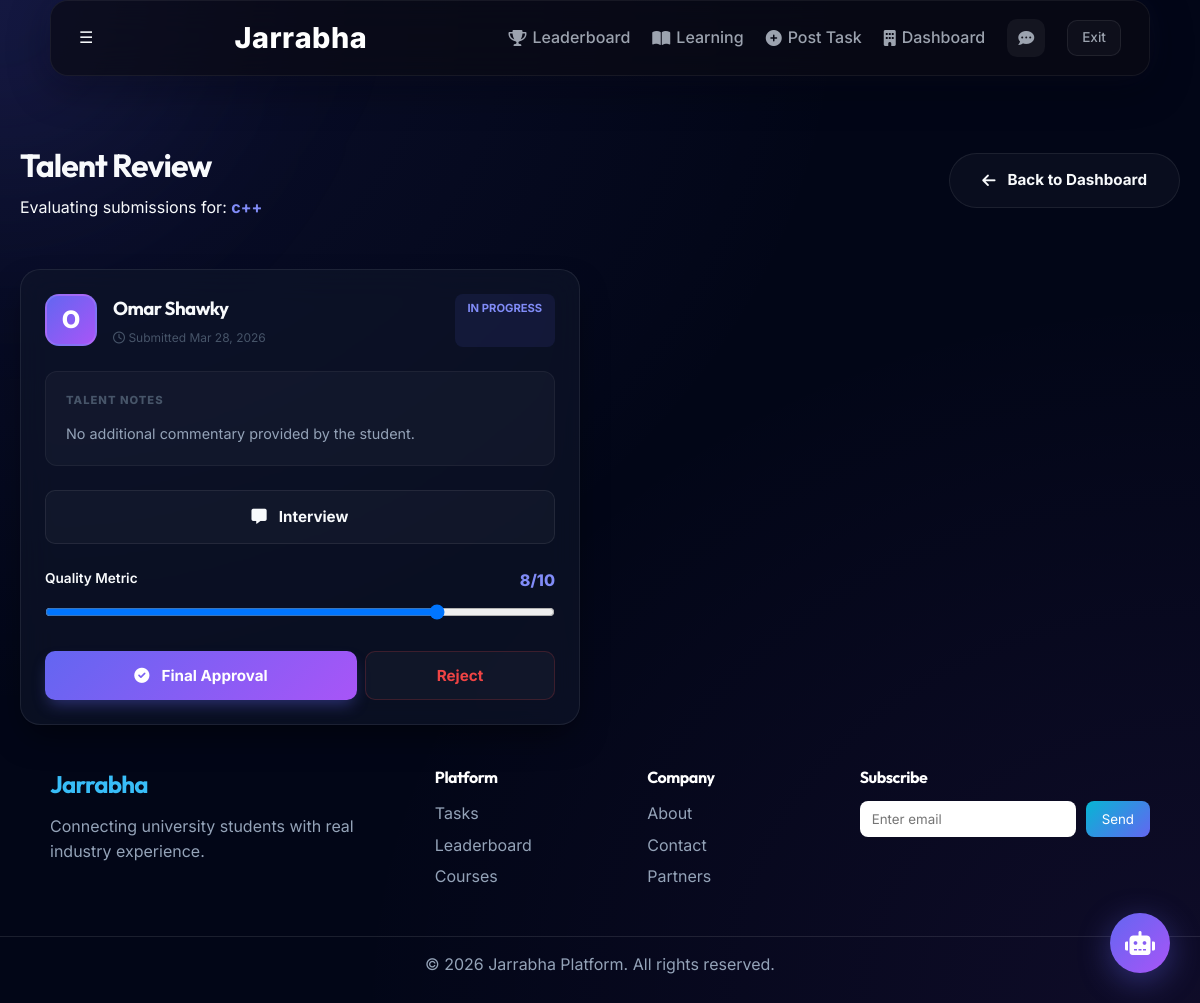
Page /company/task/1/submissions (signed in) on the committed database.
### app/models.py (models this page shows)
class Task(db.Model):
    id = db.Column(db.Integer, primary_key=True)
    company_id = db.Column(db.Integer, db.ForeignKey('user.id'), nullable=False)
    title = db.Column(db.String(200), nullable=False)
    description = db.Column(db.Text, nullable=False)
    difficulty = db.Column(db.String(50), nullable=False) # Easy, Medium, Hard
    status = db.Column(db.String(50), default='Open') # Open, In Progress, Completed, Closed
    created_at = db.Column(db.DateTime, default=datetime.utcnow)
    submissions = db.relationship('Submission', backref='task', lazy=True)
    messages = db.relationship('Message', backref='task', lazy=True)
    comments = db.relationship('Comment', backref='task', lazy=True)
    likes = db.relationship('Like', backref='task', lazy=True)

class Profile(db.Model):
    id = db.Column(db.Integer, primary_key=True)
    user_id = db.Column(db.Integer, db.ForeignKey('user.id'), nullable=False)
    full_name = db.Column(db.String(150), nullable=True) # Used broadly or distinctively
    bio = db.Column(db.Text, nullable=True)
    skills = db.Column(db.String(500), nullable=True) # comma separated
    avatar = db.Column(db.String(250), nullable=True, default='default.png')
    rating = db.Column(db.Float, default=0.0)
    rating_count = db.Column(db.Integer, default=0)
    rank = db.Column(db.String(50), default='Beginner') # Beginner, Intermediate, Expert
    first_name = db.Column(db.String(150), nullable=True)
    last_name = db.Column(db.String(150), nullable=True)
    university = db.Column(db.String(250), nullable=True)
    field_of_study = db.Column(db.String(250), nullable=True)
    company_name = db.Column(db.String(250), nullable=True)
    country = db.Column(db.String(150), nullable=True)
    website = db.Column(db.String(250), nullable=True)

class Submission(db.Model):
    id = db.Column(db.Integer, primary_key=True)
    task_id = db.Column(db.Integer, db.ForeignKey('task.id'), nullable=False)
    student_id = db.Column(db.Integer, db.ForeignKey('user.id'), nullable=False)
    status = db.Column(db.String(50), default='Pending') # Pending, Approved, Rejected
    file_url = db.Column(db.String(255), nullable=True)
    notes = db.Column(db.Text, nullable=True)
    submitted_at = db.Column(db.DateTime, default=datetime.utcnow)

### app/routes/company.py (the view)
@company_bp.route('/task/<int:task_id>/submissions')
@login_required
@company_required
def task_submissions(task_id):
    task = Task.query.get_or_404(task_id)
    if task.company_id != current_user.id:
        flash('Unauthorized.', 'danger')
        return redirect(url_for('company.dashboard'))
    submissions = Submission.query.filter_by(task_id=task.id).all()
    return render_template('company/submissions.html', task=task, submissions=submissions)

### app/routes/company.py (called while the page is built)
def company_required(func):
    from functools import wraps
    @wraps(func)
    def decorated_view(*args, **kwargs):
        if current_user.role != 'company':
            flash('Access denied. Companies only.', 'danger')
            return redirect(url_for('main.index'))
        if getattr(current_user, 'status', 'Approved') != 'Approved':
            flash('Access denied. Your company account is pending approval.', 'danger')
            return redirect(url_for('main.index'))
        return func(*args, **kwargs)
    return decorated_view

### app/templates/company/submissions.html (shortened to what this page needs)
{% extends "base.html" %}
{% block content %}
<div class="animate-fade-in-up">
    <div class="d-flex justify-between align-center mb-6">
        <div>
            <h1 class="h2 mb-1">Talent Review</h1>
            <p class="text-muted">Evaluating submissions for: <strong style="color: var(--primary-light);">{{ task.title }}</strong></p>
        </div>
        <a href="{{ url_for('company.dashboard') }}" class="btn btn-outline btn-sm">
            <i class="fas fa-arrow-left me-1"></i> Back to Dashboard
        </a>
    </div>
    {% if submissions %}
        <div class="dashboard-grid" style="grid-template-columns: repeat(auto-fill, minmax(380px, 1fr)); gap: 2.5rem;">
            {% for sub in submissions %}
            <div class="glass-panel p-md reveal" style="border: 1px solid var(--glass-border); display: flex; flex-direction: column;">
                <div class="d-flex justify-between align-start mb-4">
                    <div class="d-flex align-center gap-3">
                        <div style="width: 52px; height: 52px; border-radius: 14px; background: linear-gradient(135deg, var(--primary), var(--secondary)); display: flex; align-items: center; justify-content: center; font-size: 1.5rem; color: white; font-weight: 800; border: 2px solid rgba(255,255,255,0.1);">
                            {{ (sub.student.profile.full_name or sub.student.username)[0].upper() }}
                        </div>
                        <div>
                            <h3 class="h5 mb-1" style="font-weight: 700;">{{ sub.student.profile.full_name }}</h3>
                            <div style="font-size: 0.75rem; color: var(--text-subtle);">
                                <i class="far fa-clock me-1"></i> Submitted {{ sub.submitted_at.strftime('%b %d, %Y') }}
                            </div>
                        </div>
                    </div>
                    <span class="badge" style="
                        background: {{ 'rgba(99, 102, 241, 0.1)' if sub.status == 'In Progress' else 'rgba(245, 158, 11, 0.1)' if sub.status == 'Pending' else 'rgba(16, 185, 129, 0.1)' if sub.status == 'Approved' else 'rgba(239, 68, 68, 0.1)' }};
                        color: {{ 'var(--primary-light)' if sub.status == 'In Progress' else 'var(--warning)' if sub.status == 'Pending' else 'var(--accent)' if sub.status == 'Approved' else 'var(--error)' }};
                        padding: 0.4rem 0.8rem; border-radius: 8px; font-size: 0.7rem; font-weight: 700; text-transform: uppercase;">
                        {{ sub.status }}
                    </span>
                </div>
                <div style="background: rgba(255,255,255,0.03); padding: 1.25rem; border-radius: 12px; margin-bottom: 1.5rem; border: 1px solid rgba(255,255,255,0.05); flex: 1;">
                    <label style="font-size: 0.7rem; text-transform: uppercase; color: var(--text-subtle); font-weight: 800; letter-spacing: 1px; display: block; margin-bottom: 0.75rem;">Talent Notes</label>
                    <p style="font-size: 0.9rem; line-height: 1.6; color: var(--text-muted); margin-bottom: 0;">
                        {{ sub.notes or 'No additional commentary provided by the student.' }}
                    </p>
                </div>
                <div class="d-flex gap-3 mb-4">
                    <a href="{{ url_for('chat.inbox', task_id=task.id, student_id=sub.student_id) }}" class="btn btn-outline btn-sm" style="flex: 1; border-radius: 10px; font-weight: 700;">
                        <i class="fas fa-comment-alt me-2"></i> Interview
                    </a>
                </div>
                {% if sub.status == 'Pending' or sub.status == 'In Progress' %}
                <form action="{{ url_for('company.review_submission', submission_id=sub.id) }}" method="POST" class="pt-4 border-top" style="border-color: rgba(255,255,255,0.05);">
                    <div class="mb-4">
                        <div class="d-flex justify-between mb-2">
                            <label class="form-label mb-0" style="font-size: 0.85rem; font-weight: 600;">Quality Metric</label>
                            <span id="ratingVal-{{ sub.id }}" style="font-weight: 800; color: var(--primary-light);">8/10</span>
                        </div>
                        <input type="range" name="rating" min="1" max="10" value="8" style="width: 100%;" oninput="document.getElementById('ratingVal-{{ sub.id }}').innerText = this.value + '/10'">
                    </div>
                    <div class="d-flex gap-2">
                        <button type="submit" name="action" value="approve" class="btn btn-primary" style="flex: 2; border-radius: 10px; font-weight: 700;">
                            <i class="fas fa-check-circle me-1"></i> Final Approval
                        </button>
                        <button type="submit" name="action" value="reject" class="btn btn-outline" style="flex: 1; border-radius: 10px; color: var(--error); border-color: rgba(239, 68, 68, 0.2); font-weight: 700;">
                            Reject
                        </button>
                    </div>
                </form>
                {% endif %}
            </div>
            {% endfor %}
        </div>
    {% endif %}
</div>
{% endblock %}

### app/static/css/style.css (style rules this page uses)
:root { --bg-dark: #020617; --bg-surface: #0a0f1e; --primary: #6366f1; --primary-light: #818cf8; --primary-glow: rgba(99, 102, 241, 0.4); --secondary: #a855f7; --secondary-glow: rgba(168, 85, 247, 0.4); --accent: #10b981; --warning: #f59e0b; --error: #ef4444; --text-main: #f8fafc; --text-muted: #94a3b8; --text-subtle: #475569; --glass-bg: rgba(15, 23, 42, 0.6); --glass-border: rgba(255, 255, 255, 0.08); --glass-shadow: 0 16px 32px -8px rgba(0, 0, 0, 0.5); --glass-blur: blur(16px); --space-xs: 0.5rem; --space-sm: 1rem; --space-md: 1.5rem; --space-lg: 3rem; --space-xl: 6rem; --radius-sm: 10px; --radius-md: 20px; --radius-lg: 32px; --radius-pill: 9999px; --transition-fast: 0.2s cubic-bezier(0.4, 0, 0.2, 1); --transition-smooth: 0.6s cubic-bezier(0.16, 1, 0.3, 1); }
* { margin: 0; padding: 0; box-sizing: border-box; font-family: 'Inter', system-ui, -apple-system, sans-serif; }
body { background: var(--bg-dark); color: var(--text-main); min-height: 100vh; overflow-x: hidden; line-height: 1.6; padding-top: 100px; background-image: radial-gradient(at 0% 0%, rgba(99, 102, 241, 0.1) 0px, transparent 50%), radial-gradient(at 100% 100%, rgba(168, 85, 247, 0.08) 0px, transparent 50%); }
h1, h2, h3, h4, h5, h6 { font-family: 'Outfit', sans-serif; color: var(--text-main); font-weight: 700; letter-spacing: -0.03em; }
.glass-panel { background: var(--glass-bg); backdrop-filter: var(--glass-blur); -webkit-backdrop-filter: var(--glass-blur); border: 1px solid var(--glass-border); border-radius: var(--radius-md); box-shadow: var(--glass-shadow); padding: var(--space-lg); transition: all var(--transition-smooth); }
.btn { display: inline-flex; align-items: center; justify-content: center; gap: 0.75rem; padding: 0.875rem 2rem; border-radius: var(--radius-pill); font-weight: 700; text-decoration: none; cursor: pointer; transition: all var(--transition-smooth); border: none; font-size: 0.95rem; position: relative; overflow: hidden; }
.btn-primary { background: linear-gradient(135deg, var(--primary), var(--secondary)); color: white; box-shadow: 0 8px 16px -4px var(--primary-glow); }
.btn-outline { background: rgba(255, 255, 255, 0.03); border: 1px solid var(--glass-border); color: var(--text-main); }
.dashboard-grid { display: grid; grid-template-columns: repeat(auto-fill, minmax(320px, 1fr)); gap: var(--space-md); margin-top: var(--space-lg); }
.reveal { opacity: 0; transform: translateY(30px); transition: all 0.8s cubic-bezier(0.16, 1, 0.3, 1); transition-delay: var(--d, 0s); }
.reveal.active { opacity: 1; transform: translateY(0); }
.d-flex { display: flex; }
.justify-between { justify-content: space-between; }
.align-center { align-items: center; }
.gap-2 { gap: 0.5rem; }
.gap-3 { gap: 1rem; }
.p-md { padding: 1.5rem !important; }
.mb-0 { margin-bottom: 0 !important; }
.mb-1 { margin-bottom: 0.25rem !important; }
.mb-2 { margin-bottom: 0.5rem !important; }
.mb-4 { margin-bottom: 1.5rem !important; }
.mb-6 { margin-bottom: 3rem !important; }
.badge { padding: 0.35rem 0.75rem; border-radius: var(--radius-pill); font-size: 0.75rem; font-weight: 700; }

### app/templates/base.html (style rules this page uses)
.reveal { opacity: 0; transform: translateY(30px); transition: all 0.8s cubic-bezier(0.16, 1, 0.3, 1); }
.reveal.active { opacity: 1; transform: translateY(0); }

### rows in the picture
Task: title "c++"
Submission: student.profile.full_name "Omar Shawky", submitted_at "Mar 28, 2026", status "IN PROGRESS", notes "No additional commentary provided by the student."
Profile: full_name "O"
